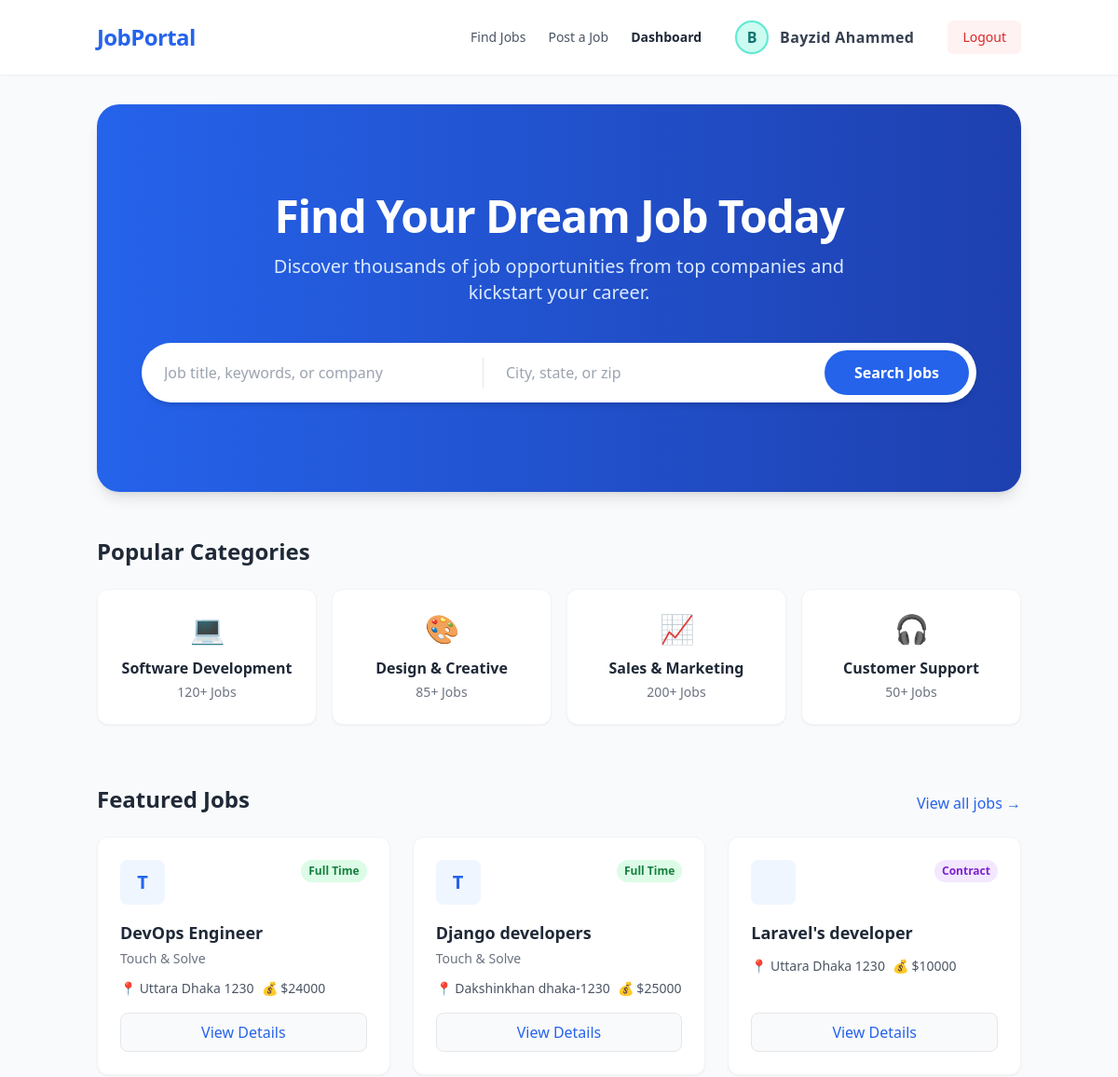
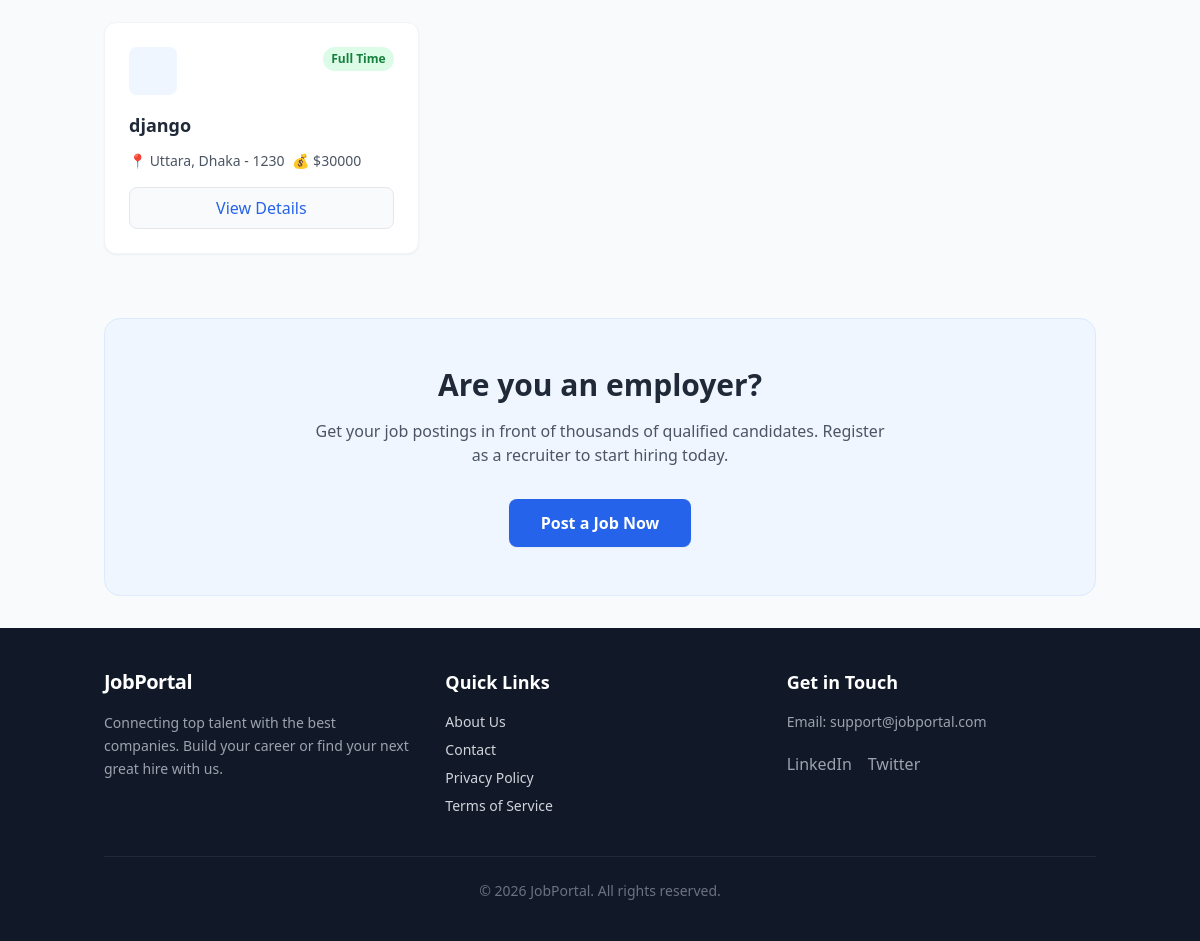
Page / (signed in) on the committed database (2 pictures, top to bottom).
### core/models.py (models this page shows, shortened)
class CustomUser(AbstractUser):
    user_type = (
        ('jobseeker', 'Job Seeker'),
        ('recruiter', 'Recruiter')
    )
    full_name = models.CharField(max_length=30)
    profile_pic = models.ImageField(upload_to='profile/',null=True,blank=True)
    role = models.CharField(max_length=25,choices=user_type)

### jobs/models.py (models this page shows, shortened)
class Job(models.Model):
    TYPE_CHOICES = (
        ('full_time', 'Full Time'),
        ('part_time', 'Part Time'),
        ('remote', 'Remote'),
        ('contract', 'Contract'),
        ('internship', 'Internship'),
    )
    recruiter = models.ForeignKey(Recruiter, on_delete=models.CASCADE)
    title  = models.CharField(max_length=50)
    company = models.CharField(max_length=100)
    description = models.TextField()
    openings = models.IntegerField()
    salary = models.IntegerField()
    job_type = models.CharField(max_length=40, choices=TYPE_CHOICES)
    location = models.CharField(max_length=50)
    deadline = models.DateField()
    created_at = models.DateTimeField(auto_now_add=True)

### core/views.py (the view)
# urls.py: 2. Add a URL to urlpatterns:  path('', views.home, name='home')
def home(request):
    recent_jobs = Job.objects.all().order_by('-created_at')[:6]
    context = {
        'jobs': recent_jobs
    }
    return render(request, 'accounts/index.html', context)

### templates/accounts/index.html (shortened to what this page needs)
{% extends 'base.html' %}
{% load static %}
{% block content %}
<section
    class="bg-gradient-to-r from-blue-600 to-blue-800 rounded-3xl px-6 py-16 md:py-24 text-center text-white mb-12 shadow-lg">
    <h1 class="text-4xl md:text-5xl font-extrabold mb-4 tracking-tight">Find Your Dream Job Today</h1>
    <p class="text-lg md:text-xl text-blue-100 mb-10 max-w-2xl mx-auto">Discover thousands of job opportunities from top
        companies and kickstart your career.</p>
    <form action="#" method="GET"
        class="max-w-4xl mx-auto bg-white rounded-lg md:rounded-full p-2 flex flex-col md:flex-row shadow-md gap-2">
        <input type="text" name="q" placeholder="Job title, keywords, or company"
            class="flex-grow px-4 py-3 md:py-0 rounded-full text-gray-800 focus:outline-none focus:ring-2 focus:ring-blue-100 placeholder-gray-400">
        <input type="text" name="location" placeholder="City, state, or zip"
            class="flex-grow px-4 py-3 md:py-0 rounded-full text-gray-800 focus:outline-none focus:ring-2 focus:ring-blue-100 placeholder-gray-400">
        <button type="submit"
            class="bg-blue-600 text-white font-semibold px-8 py-3 rounded-md md:rounded-full hover:bg-blue-700 transition-colors">
            Search Jobs
        </button>
    </form>
</section>
<section class="mb-16">
    <h2 class="text-2xl font-bold text-gray-800 mb-6">Popular Categories</h2>
    <div class="grid grid-cols-2 md:grid-cols-4 gap-4">
        <a href="#"
            class="bg-white p-6 rounded-xl border border-gray-100 shadow-sm hover:shadow-md hover:border-blue-200 transition-all text-center group">
            <div class="text-blue-600 mb-3 text-3xl group-hover:scale-110 transition-transform">💻</div>
            <h3 class="font-semibold text-gray-800">Software Development</h3>
            <p class="text-sm text-gray-500 mt-1">120+ Jobs</p>
        </a>
        <a href="#"
            class="bg-white p-6 rounded-xl border border-gray-100 shadow-sm hover:shadow-md hover:border-blue-200 transition-all text-center group">
            <div class="text-blue-600 mb-3 text-3xl group-hover:scale-110 transition-transform">🎨</div>
            <h3 class="font-semibold text-gray-800">Design & Creative</h3>
            <p class="text-sm text-gray-500 mt-1">85+ Jobs</p>
        </a>
        <a href="#"
            class="bg-white p-6 rounded-xl border border-gray-100 shadow-sm hover:shadow-md hover:border-blue-200 transition-all text-center group">
            <div class="text-blue-600 mb-3 text-3xl group-hover:scale-110 transition-transform">📈</div>
            <h3 class="font-semibold text-gray-800">Sales & Marketing</h3>
            <p class="text-sm text-gray-500 mt-1">200+ Jobs</p>
        </a>
        <a href="#"
            class="bg-white p-6 rounded-xl border border-gray-100 shadow-sm hover:shadow-md hover:border-blue-200 transition-all text-center group">
            <div class="text-blue-600 mb-3 text-3xl group-hover:scale-110 transition-transform">🎧</div>
            <h3 class="font-semibold text-gray-800">Customer Support</h3>
            <p class="text-sm text-gray-500 mt-1">50+ Jobs</p>
        </a>
    </div>
</section>
<section class="mb-16">
    <div class="flex justify-between items-end mb-6">
        <h2 class="text-2xl font-bold text-gray-800">Featured Jobs</h2>
        <a href="{% url 'job_list' %}" class="text-blue-600 font-medium hover:underline">View all jobs &rarr;</a>
    </div>
    <div class="grid grid-cols-1 md:grid-cols-2 lg:grid-cols-3 gap-6">
        {% for job in jobs %}
        <div
            class="bg-white p-6 rounded-xl border border-gray-100 shadow-sm hover:shadow-md transition-shadow flex flex-col h-full group">
            <div class="flex items-start justify-between mb-4">
                <div
                    class="w-12 h-12 bg-blue-50 rounded-lg flex items-center justify-center text-xl font-bold text-blue-600">
                    {{ job.company|slice:":1"|upper }}
                </div>
                <span
                    class="{% if job.job_type == 'full_time' %}bg-green-100 text-green-700{% elif job.job_type == 'remote' %}bg-blue-100 text-blue-700{% elif job.job_type == 'part_time' %}bg-yellow-100 text-yellow-700{% else %}bg-purple-100 text-purple-700{% endif %} text-xs font-semibold px-2 py-1 rounded-full">
                    {{ job.get_job_type_display }}
                </span>
            </div>
            <div class="flex-grow">
                <h3 class="text-lg font-bold text-gray-800 mb-1 group-hover:text-blue-600 transition-colors">
                    <a href="{% url 'job_details' job.id %}">{{ job.title }}</a>
                </h3>
                <p class="text-sm text-gray-500 mb-3">{{ job.company }}</p>
                <div class="flex flex-wrap gap-2 text-sm text-gray-600 mb-4">
                    <span class="flex items-center gap-1">📍 {{ job.location }}</span>
                    <span class="flex items-center gap-1">💰 ${{ job.salary|floatformat:0 }}</span>
                </div>
            </div>
            <a href="{% url 'job_details' job.id %}"
                class="block w-full text-center bg-gray-50 text-blue-600 font-medium py-2 rounded-lg hover:bg-blue-600 hover:text-white transition-colors border border-gray-200 hover:border-transparent">
                View Details
            </a>
        </div>
        {% empty %}
        <div class="col-span-full py-12 text-center bg-gray-50 rounded-xl border-2 border-dashed border-gray-200">
            <div class="text-4xl mb-3 opacity-50">📭</div>
            <p class="text-gray-500 font-medium">No featured jobs available right now.</p>
        </div>
        {% endfor %}
    </div>
</section>
<section class="bg-blue-50 rounded-2xl p-8 md:p-12 text-center border border-blue-100">
    <h2 class="text-2xl md:text-3xl font-bold text-gray-800 mb-4">Are you an employer?</h2>
    <p class="text-gray-600 mb-8 max-w-xl mx-auto">Get your job postings in front of thousands of qualified candidates.
        Register as a recruiter to start hiring today.</p>
    <a href="#"
        class="inline-block bg-blue-600 text-white font-semibold px-8 py-3 rounded-lg hover:bg-blue-700 transition-colors shadow-sm">
        Post a Job Now
    </a>
</section>
{% endblock %}

### templates/includes/header.html (shortened to what this page needs)
<header class="bg-white shadow-sm sticky top-0 z-50">
  <div class="container mx-auto px-4 py-4 flex justify-between items-center">
    <a href="{% url 'home' %}" class="text-2xl font-extrabold text-blue-600 tracking-tight">JobPortal</a>
    <nav class="hidden md:flex items-center space-x-6">
      <a href="{% url 'job_list' %}" class="text-sm font-medium text-gray-600 hover:text-blue-600 transition-colors">Find Jobs</a>
      {% if request.user.is_authenticated %}
        {% if request.user.role == 'recruiter' %}
          <a href="{% url 'post_job' %}" class="text-sm font-medium text-gray-600 hover:text-blue-600 transition-colors">Post a Job</a>
        {% endif %}
        <a href="{% url 'dashboard' %}" class="text-sm font-bold text-gray-800 hover:text-blue-600 transition-colors">Dashboard</a>
        <a href="{% url 'profile' request.user.username %}" class="flex items-center gap-3 hover:bg-teal-700 hover:text-white px-3 py-1.5 rounded-lg transition duration-200 group">
          {% if request.user.profile_pic %}
            <img src="{{ request.user.profile_pic.url }}" alt="Profile Picture" class="w-9 h-9 rounded-full object-cover border-2 border-teal-200 shadow-sm" />
          {% else %}
            <div class="w-9 h-9 rounded-full bg-teal-100 text-teal-700 flex items-center justify-center font-bold border-2 border-teal-300 shadow-sm">{{ request.user.username|first|upper }}</div>
          {% endif %}
          <span class="font-semibold tracking-wide text-gray-700 group-hover:text-white transition-colors">
            {{ request.user.full_name|default:request.user.username }}
          </span>
        </a>
        <a href="{% url 'logout' %}" class="text-sm font-medium bg-red-50 text-red-600 px-4 py-2 rounded-md hover:bg-red-100 transition-colors">Logout</a>
      {% else %}
        <a href="{% url 'login' %}" class="text-sm font-medium text-gray-600 hover:text-blue-600 transition-colors">Login</a>
        <a href="{% url 'register' %}" class="text-sm font-medium bg-blue-600 text-white px-5 py-2 rounded-md hover:bg-blue-700 transition-colors shadow-sm">Register</a>
      {% endif %}
    </nav>
  </div>
</header>

### rows in the picture
CustomUser: user.username|first "B", user.full_name "Bayzid Ahammed"
Job: company "T", job_type "Full Time", title "DevOps Engineer", company "Touch & Solve", location "Uttara Dhaka 1230", salary "24000"
Job: company "T", job_type "Full Time", title "Django developers", company "Touch & Solve", location "Dakshinkhan dhaka-1230", salary "25000"
Job: job_type "Contract", title "Laravel's developer", location "Uttara Dhaka 1230", salary "10000"
Job: job_type "Full Time", title "django", location "Uttara, Dhaka - 1230", salary "30000"
